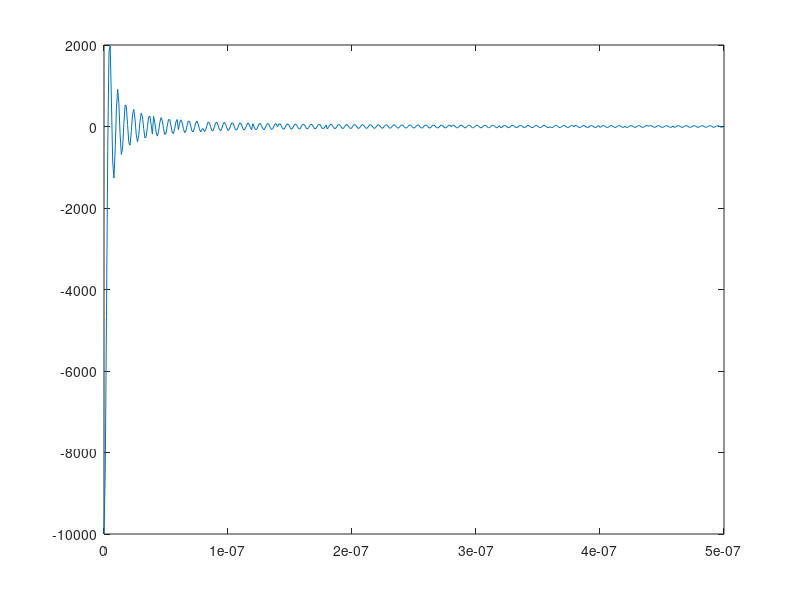

MATLAB code to generate this figure:
clear all
% BPSK = 2_ASK
a = 4;
bits = randi([0 1], 1, a*100);
Rb = 50*10^6 ;
% dieu che tin hieu: chuyen sang dang ma NRZ -> dieu che
y = pammod(bits, 2);
Tb = 1/Rb; % chu ky bit
T = length(bits)*Tb; % thoi gian cua toan bo tin hieu
Rs = 20*Rb; % 20 mau ung vs 1 bit
Ts = 1/Rs; % chu ky 1 mau
t = 0:Ts:T;
x = zeros(size(t));
for i = 1:length(y)
    if y(i) == 1
        x((i-1)*20 + 1 : i*20) = 1;
    else
        x((i-1)*20 + 1 : i*20) = -1;
    end
end
%plot(t(1:1000), x(1:1000));
% dieu che song mang
Es = 1; % tu chon
Tsym = Tb; % dieu che BPSK nen 1 symbol mang 1 bit
p = sqrt(2*Es/Tsym)*sinc((2*pi*t)/Tsym);
%plot(t(1:500),p(1:500));
% gan tin hieu vao song mang
s = x.*p;
plot(t(1:500),s(1:500));